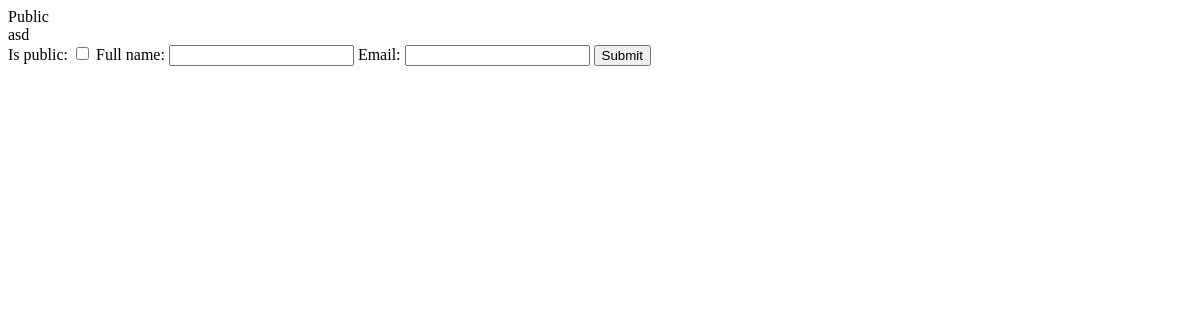
Page /form/20221221170914096059/ (signed in) on the earlier database version.
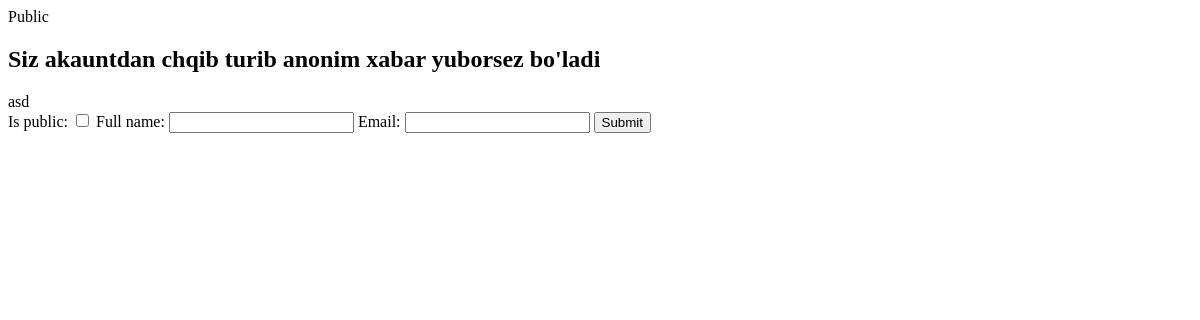
Same page on the later database version.
### forms/models.py (models this page shows, shortened)
class Form(models.Model):
    title = models.CharField(max_length=50)
    slug = models.SlugField(unique=True)
    author = models.ForeignKey(CustomUser, on_delete=models.CASCADE, related_name='form')
    is_public = models.BooleanField(default=True)
    created_on = models.DateTimeField(("created on"), default=timezone.now)
    message = models.TextField(max_length=300)
    anonim_requests = models.BooleanField(default=False)

### forms/views.py (the view)
# urls.py: path("form/<str:slug>/", SingleView, name='single'),
def SingleView(request, slug):
    single = Form.objects.get(slug=slug)
    form_q = get_object_or_404(Form, slug=slug)
    user_r = None
    if single.anonim_requests == False:
        if request.user.is_authenticated:
            user_r = get_object_or_404(CustomUser, username=request.user)
        else:
            return redirect('/')
    else:
        if request.user.is_authenticated:
            user_r = get_object_or_404(CustomUser, username=request.user)
        else:
            user_r = get_object_or_404(CustomUser, username='anonim')
    form_requests_count = form_q.form_requests.count()
    new_request = None
    if request.method == 'POST':
        request_form = CreateFormRequestTest(data=request.POST)
        if request_form.is_valid():
            new_request = request_form.save(commit=False)
            new_request.form = form_q
            new_request.user = user_r
            new_request.save()
            return redirect("base:single", slug)
    else:
        request_form = CreateFormRequestTest()
    context = {
        "single":single,
        "form_requests_count":form_requests_count,
        "request_form":request_form
    }
    return render(request, 'pages/single.html', context)

### forms/form.py
class CreateFormRequestTest(forms.ModelForm):
    class Meta:
        model = FormRequest
        fields = ['is_public', 'full_name', 'email']

### templates/pages/single.html (shortened to what this page needs)
<!DOCTYPE html>
<html lang="en">
<head>
</head>
<body>
    {% if single.is_public %}
    <span>Public</span>
    {% else %}
    <span>Private</span>
    {% endif %}
    <br>
    {% if single.anonim_requests %}
    <h2>Siz akauntdan chqib turib anonim xabar yuborsez bo'ladi</h2>
    {% endif %}
    {{ single.message }}
    <form method="post">
        {{ request_form }}
        <button type="submit">Submit</button>
    </form>
</body>
</html>

Differences in the rows shown:
changed Form "asd": anonim_requests False → True (drawn)
Other differences:
text now shown: "Siz akauntdan chqib turib anonim xabar yuborsez bo'ladi"
